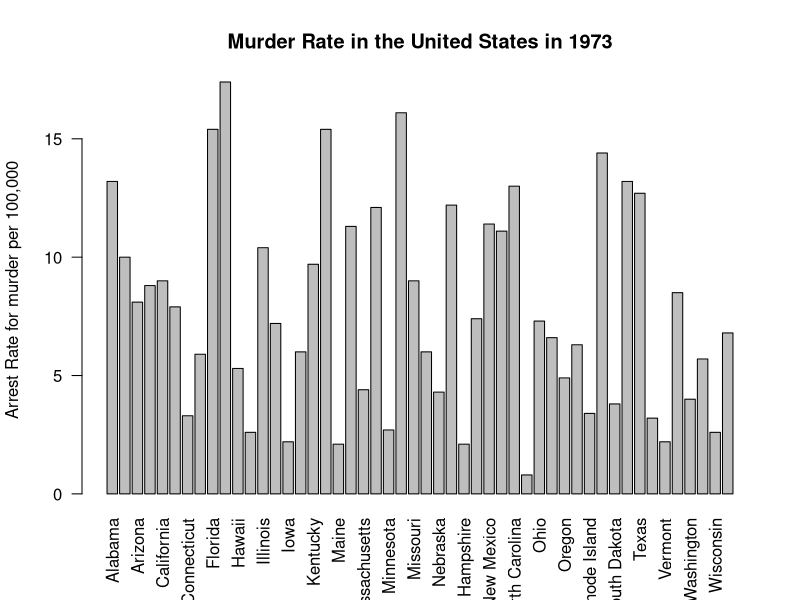
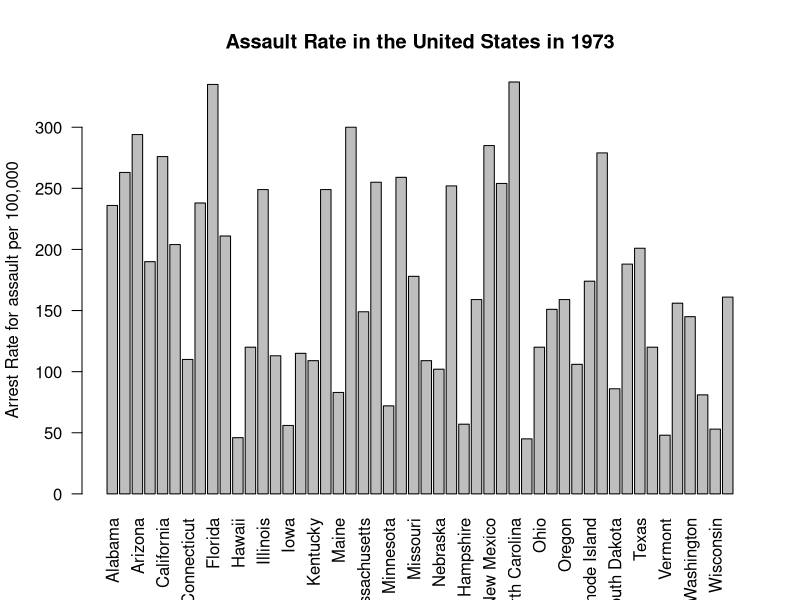
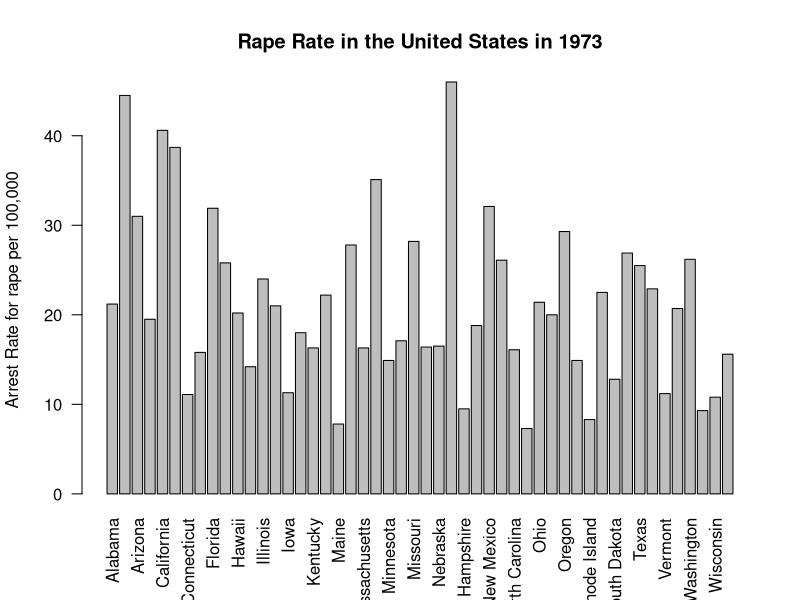

Reproduce these figures in R, in order.
## ---- chunk 1
knitr::opts_chunk$set(message=FALSE,warning=FALSE, cache=TRUE)
## ---- chunk 2
library(datasets)
## ---- chunk 3
dat<-USArrests
## ---- chunk 4
names(dat)
## ---- chunk 5
state.names = row.names(USArrests)
barplot(USArrests$Murder, names.arg = state.names, las = 2, ylab = "Arrest Rate for murder per 100,000", main = "Murder Rate in the United States in 1973")
## ---- chunk 6
summary(dat$Murder)
## ---- chunk 7
state.names = row.names(USArrests)
barplot(USArrests$Assault, names.arg = state.names, las = 2, ylab = "Arrest Rate for assault per 100,000", main = "Assault Rate in the United States in 1973")
## ---- chunk 8
state.names = row.names(USArrests)
barplot(USArrests$Rape, names.arg = state.names, las = 2, ylab = "Arrest Rate for rape per 100,000", main = "Rape Rate in the United States in 1973")
## ---- chunk 9

